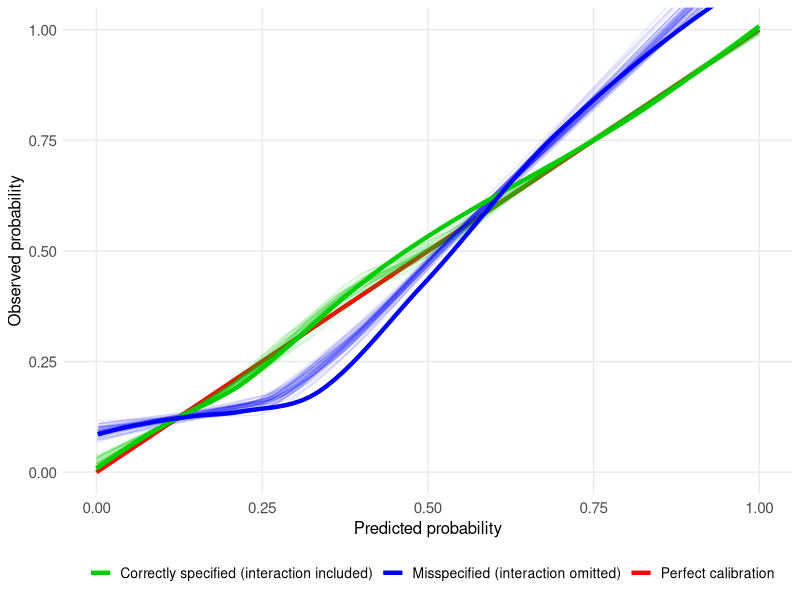

Recreate this plot in R.
############################################
## SIMULATION OF MODEL MISSPECIFICATION
## DUE TO AN OMITTED INTERACTION TERM
############################################

## ===============================
## 0. SETUP
## ===============================
library(ggplot2)
library(dplyr)
library(tidyr)

set.seed(1234)

n <- 3000
n_boot <- 50

## ===============================
## 1. SIMULATE DATA
## ===============================

# Simulate biomarker and treatment exposure
biomarker_X1 <- rnorm(n, mean = 0.5, sd = 1)
drug_X2 <- rbinom(n, 1, 0.4)

# True data-generating mechanism includes an interaction
logit_toxicity <- -2.0 +
  0.5 * biomarker_X1 +
  1.0 * drug_X2 +
  2.5 * (biomarker_X1 * drug_X2)

prob_toxicity <- plogis(logit_toxicity)
toxicity_Y <- rbinom(n, 1, prob_toxicity)

df_pharma <- data.frame(
  toxicity_Y,
  biomarker_X1,
  drug_X2
)

## ===============================
## 2. BOOTSTRAP CALIBRATION CURVES
## ===============================

boot_df <- data.frame()

for (i in seq_len(n_boot)) {
  
  df_b <- df_pharma[
    sample(seq_len(n), n, replace = TRUE),
  ]
  
  # Correctly specified model
  m_corr_b <- glm(
    toxicity_Y ~ biomarker_X1 * drug_X2,
    data = df_b,
    family = binomial
  )
  
  # Misspecified model omitting the interaction term
  m_miss_b <- glm(
    toxicity_Y ~ biomarker_X1 + drug_X2,
    data = df_b,
    family = binomial
  )
  
  l_corr_b <- lowess(
    predict(m_corr_b, type = "response"),
    df_b$toxicity_Y,
    iter = 0,
    f = 0.75
  )
  
  l_miss_b <- lowess(
    predict(m_miss_b, type = "response"),
    df_b$toxicity_Y,
    iter = 0,
    f = 0.75
  )
  
  boot_df <- rbind(
    boot_df,
    data.frame(
      x = l_corr_b$x,
      y = l_corr_b$y,
      type = "Correctly specified",
      id = i
    ),
    data.frame(
      x = l_miss_b$x,
      y = l_miss_b$y,
      type = "Misspecified",
      id = i
    )
  )
}

## ===============================
## 3. FIT MODELS IN FULL SAMPLE
## ===============================

m_corr_app <- glm(
  toxicity_Y ~ biomarker_X1 * drug_X2,
  data = df_pharma,
  family = binomial
)

m_miss_app <- glm(
  toxicity_Y ~ biomarker_X1 + drug_X2,
  data = df_pharma,
  family = binomial
)

df_pharma$p_corr_app <- predict(
  m_corr_app,
  type = "response"
)

df_pharma$p_miss_app <- predict(
  m_miss_app,
  type = "response"
)

## ===============================
## 4. CALIBRATION PLOT
## ===============================

ggplot() +
  geom_segment(
    aes(
      x = 0,
      y = 0,
      xend = 1,
      yend = 1,
      color = "Perfect calibration"
    ),
    linewidth = 1.5
  ) +
  
  # Bootstrap calibration curves
  geom_line(
    data = boot_df |> filter(type == "Correctly specified"),
    aes(x = x, y = y, group = id),
    color = "green3",
    alpha = 0.1
  ) +
  
  geom_line(
    data = boot_df |> filter(type == "Misspecified"),
    aes(x = x, y = y, group = id),
    color = "blue",
    alpha = 0.1
  ) +
  
  # Main calibration curves
  geom_smooth(
    data = df_pharma,
    aes(
      x = p_corr_app,
      y = toxicity_Y,
      color = "Correctly specified (interaction included)"
    ),
    method = "loess",
    se = FALSE,
    linewidth = 1.5,
    span = 0.75
  ) +
  
  geom_smooth(
    data = df_pharma,
    aes(
      x = p_miss_app,
      y = toxicity_Y,
      color = "Misspecified (interaction omitted)"
    ),
    method = "loess",
    se = FALSE,
    linewidth = 1.5,
    span = 0.75
  ) +
  
  scale_color_manual(
    values = c(
      "Perfect calibration" = "red",
      "Correctly specified (interaction included)" = "green3",
      "Misspecified (interaction omitted)" = "blue"
    )
  ) +
  
  labs(
    x = "Predicted probability",
    y = "Observed probability",
    color = ""
  ) +
  
  theme_minimal() +
  
  coord_cartesian(
    xlim = c(0, 1),
    ylim = c(0, 1)
  ) +
  
  theme(
    axis.title = element_text(size = 12),
    axis.text = element_text(size = 11),
    legend.position = "bottom",
    legend.text = element_text(size = 10),
    panel.grid.minor = element_blank()
  )
